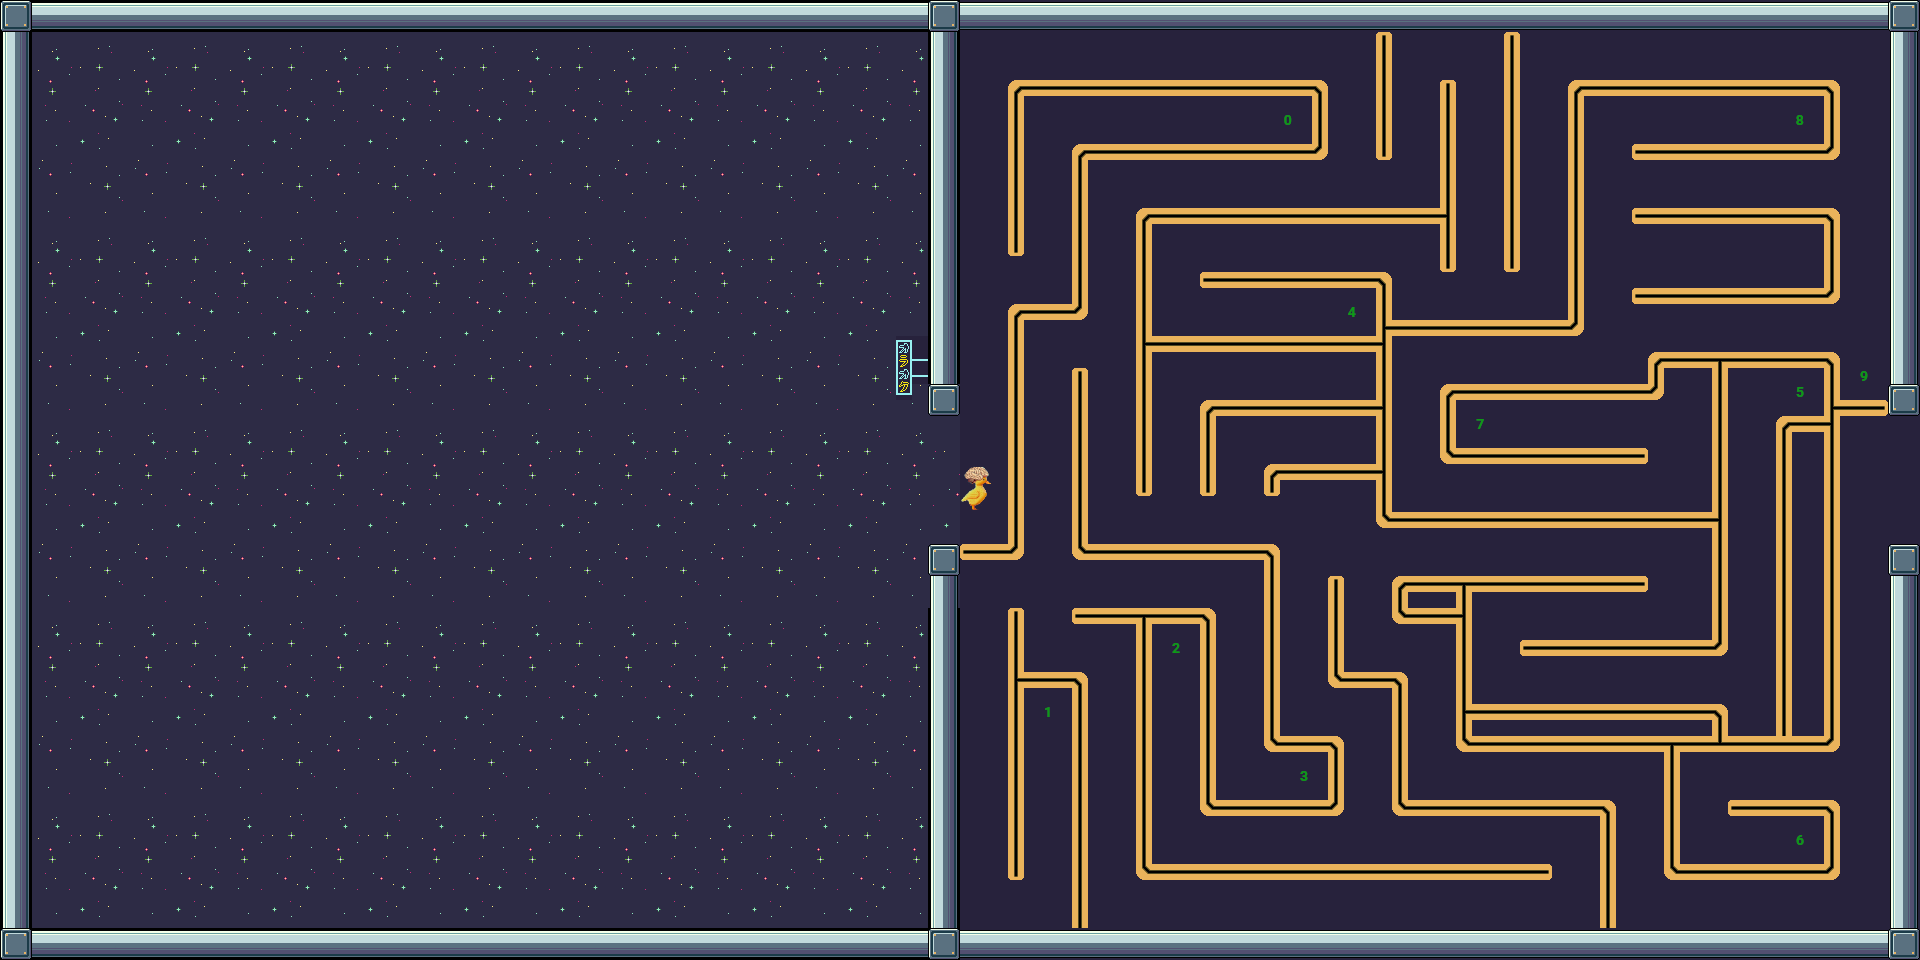

A level layout from a 2D game, rendered from its tile map. Below: a short description, then the map file with tile-grid data replaced by summaries:
An orthogonal 120x60 tile map with 16x16 px tiles, 2 tile layers (background, platforms), 5 tilesets and 14 objects (exit_area, Brainduck, duck_0, duck_1, duck_2, ...).

<map version="1.8" tiledversion="1.8.2" orientation="orthogonal" renderorder="right-down" width="120" height="60" tilewidth="16" tileheight="16" infinite="0" nextlayerid="22" nextobjectid="121">
 <tileset firstgid="1" source="hackceler_test.tsx" />
 <tileset firstgid="121" source="../levels/water/water_tileset.tsx" />
 <tileset firstgid="1321" source="../objects/spikes.tsx" />
 <tileset firstgid="1326" source="../levels/cctv/cctv_tileset.tsx" />
 <tileset firstgid="2526" source="../levels/space/space_tileset.tsx" />
 <layer id="1" name="background" width="120" height="60">
  <data>[7200 cells, 7200 non-empty, 102 distinct tile ids]</data>
 </layer>
 <layer id="21" name="platforms" width="120" height="60">
  <data>[7200 cells, 1518 non-empty, 20 distinct tile ids]</data>
 </layer>
 <objectgroup id="5" name="Interactions">
  <object id="44" name="exit_area" x="1888" y="416" width="31.3566" height="127.517" />
  <object id="105" name="Brainduck" x="928" y="416" width="32" height="128" />
  <object id="107" name="duck_0" x="1264" y="96" width="48" height="48" />
  <object id="108" name="duck_1" x="1024" y="688" width="48" height="48" />
  <object id="109" name="duck_2" x="1152" y="624" width="48" height="48" />
  <object id="111" name="duck_3" x="1280" y="752" width="48" height="48" />
  <object id="112" name="duck_4" x="1328" y="288" width="48" height="48" />
  <object id="113" name="duck_5" x="1776" y="368" width="48" height="48" />
  <object id="114" name="duck_6" x="1776" y="816" width="48" height="48" />
  <object id="116" name="duck_7" x="1456" y="400" width="48" height="48" />
  <object id="117" name="duck_8" x="1776" y="96" width="48" height="48" />
  <object id="118" name="duck_9" x="1840" y="352" width="48" height="48" />
 </objectgroup>
 <objectgroup id="3" name="Player" offsetx="0" offsety="-16">
  <object id="4" name="Player" x="480" y="512">
   <point />
  </object>
  <object id="119" name="item_goggles" x="1864.01" y="519.255">
   <properties>
    <property name="display_name" value="Goggles" />
    <property name="wearable" type="bool" value="true" />
   </properties>
   <point />
  </object>
 </objectgroup>
</map>
